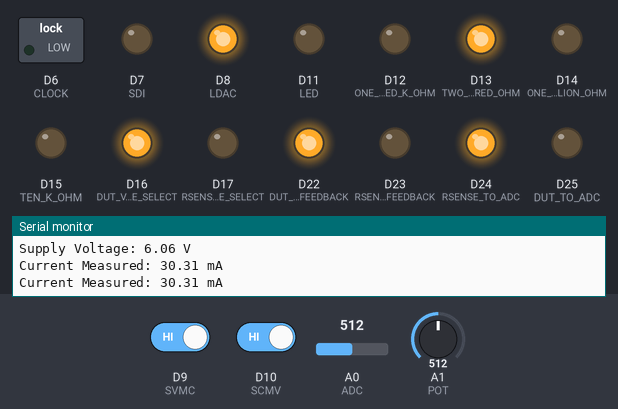
Recording of a sketch running on a simulated Arduino Due. Parts: switched loads named in the sketch (green lamp = pin HIGH), output pins drawn as LEDs (lit = HIGH), the last lines printed to the serial monitor. Dashed ring = blinking. Inputs (shaded band) come from the test bench; at power-on: D10 (SCMV) HIGH, D9 (SVMC) HIGH, A1 (POT) = 512, A0 (ADC) = 512 (analog values on the 0–1023 scale). Pins used as bus, display or sensor lines are not drawn.

Above: at 2.2 s.
2.3 s: D10 (SCMV) driven LOW
At 2.9 s:
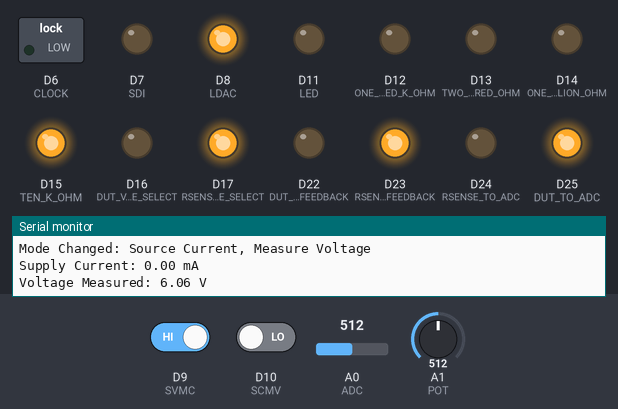
3.8 s: D9 (SVMC) driven LOW
At 4.08 s:
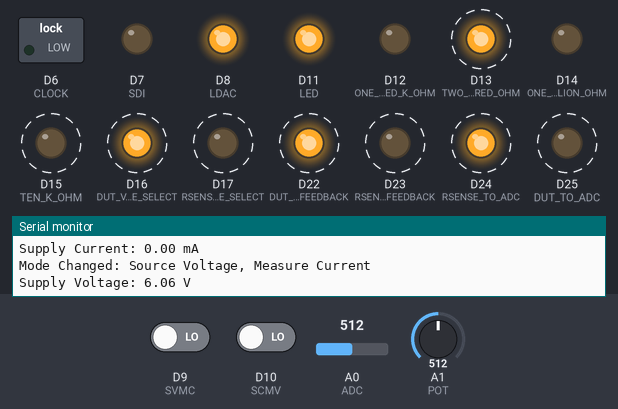
7.3 s: A1 (POT) set to 499
At 7.67 s:
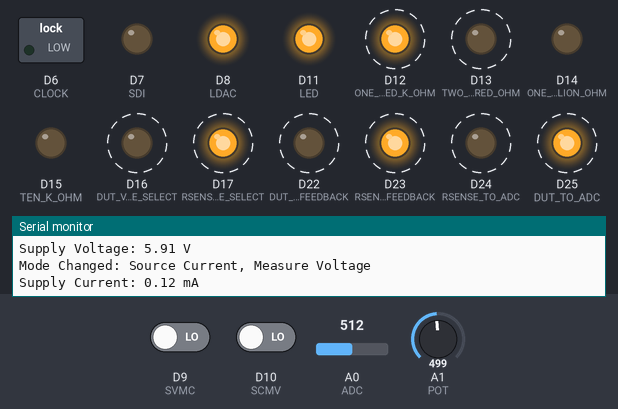
10.8 s: A1 (POT) set to 268
14.3 s: A1 (POT) set to 248
At 14.79 s:
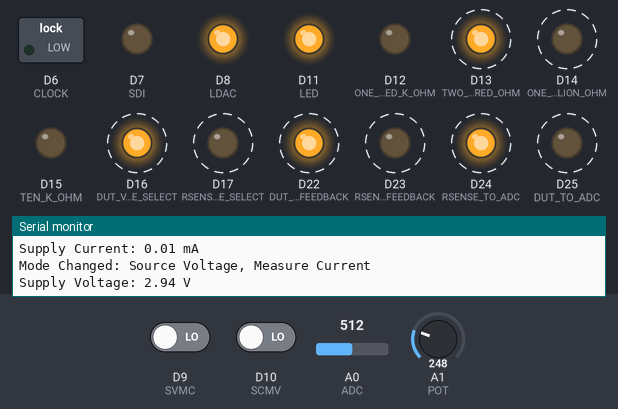
17.8 s: D9 (SVMC) driven HIGH
At 19.0 s:
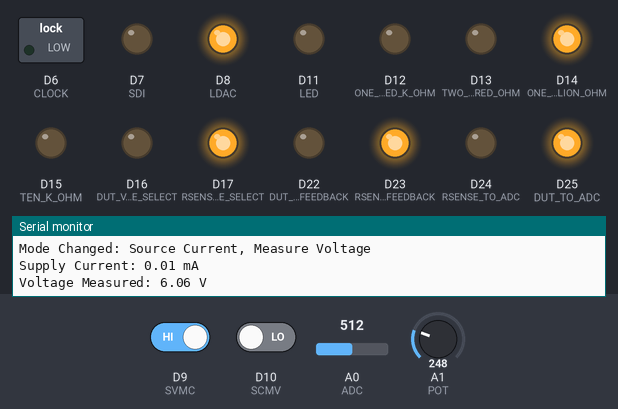
Timing chart, 0 to 20.4 s (numbered marks = the images above; inputs shaded):
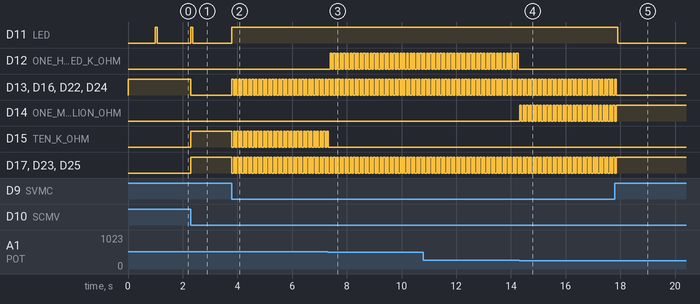

Measured:
- the behaviour switches between 512 and 511 on A1 (POT) (found by bisection; images 2 and 3)
- the behaviour switches between 256 and 255 on A1 (POT) (found by bisection; images 3 and 4)
- after the input at 2.3 s, D11 (LED): LOW → HIGH at once, → LOW 0.06 s later; D13 (TWO_HUNDRED_OHM), D16 (DUT_VOLTAGE_SELECT), D22 (DUT_TO_FEEDBACK), D24 (RSENSE_TO_ADC): HIGH → LOW at once; D15 (TEN_K_OHM), D17 (RSENSE_VOLTAGE_SELECT), D23 (RSENSE_TO_FEEDBACK), D25 (DUT_TO_ADC): LOW → HIGH at once
- after the input at 3.8 s, D11 (LED): LOW → HIGH at once; D13 (TWO_HUNDRED_OHM), D15 (TEN_K_OHM), D16 (DUT_VOLTAGE_SELECT), D17 (RSENSE_VOLTAGE_SELECT), D22 (DUT_TO_FEEDBACK), D23 (RSENSE_TO_FEEDBACK), D24 (RSENSE_TO_ADC), D25 (DUT_TO_ADC): alternates HIGH for 0.06 s and LOW for 0.06 s, starting at once
- after the input at 7.3 s, D12 (ONE_HUNDRED_K_OHM): alternates HIGH for 0.06 s and LOW for 0.06 s, starting after 0.09 s; D15 (TEN_K_OHM): goes on until 7.3 s, then stays LOW
- after the input at 14.3 s, D8 (LDAC): stays HIGH (without the input it goes to LOW after 3.5 s); D12 (ONE_HUNDRED_K_OHM): stops changing and stays LOW; D14 (ONE_MILLION_OHM): alternates HIGH for 0.06 s and LOW for 0.06 s, starting at once
- after the input at 17.8 s, D11 (LED): HIGH → LOW after 0.11 s; D13 (TWO_HUNDRED_OHM), D16 (DUT_VOLTAGE_SELECT), D22 (DUT_TO_FEEDBACK), D24 (RSENSE_TO_ADC): goes on until 17.9 s, then stays LOW; D14 (ONE_MILLION_OHM), D17 (RSENSE_VOLTAGE_SELECT), D23 (RSENSE_TO_FEEDBACK), D25 (DUT_TO_ADC): goes on until 17.9 s, then stays HIGH

The sketch:

SMU.ino
```cpp
#include <SPI.h>

// define GPIO pins
const uint8_t CS = 5;
const uint8_t CLOCK = 6;
const uint8_t SDI = 7;
const uint8_t LDAC = 8;

const uint8_t SVMC = 9;
const uint8_t SCMV = 10;

const uint8_t LED = 11;

const uint8_t TWO_HUNDRED_OHM = 13;
const uint8_t TEN_K_OHM = 15;
const uint8_t ONE_HUNDRED_K_OHM = 12;
const uint8_t ONE_MILLION_OHM = 14;

const uint8_t DUT_VOLTAGE_SELECT = 16;
const uint8_t RSENSE_VOLTAGE_SELECT = 17;

const uint8_t RSENSE_TO_ADC = 24;
const uint8_t RSENSE_TO_FEEDBACK = 23;
const uint8_t DUT_TO_FEEDBACK = 22;
const uint8_t DUT_TO_ADC = 25;

const uint8_t ADC = A0;
const uint8_t POT = A1;

// configure DAC
const uint16_t BUF = 1; // 0 for unbuffered, 1 for buffered
const uint16_t GA = 1; // 0 for 2X gain, 1 for 1X gain
const uint16_t SHDN_BIT = 1; // 0 for shutdown, 1 for normal operation
const uint8_t DAC_SETTINGS = (BUF << 6) | (GA << 5) | (SHDN_BIT << 4);
uint8_t byte0, byte1;
uint16_t pot_value;
uint16_t dac_input;

uint8_t smu_mode; // Mode 0 is SVMC, Mode 1 is SCMV
unsigned long time_last_mc, time_last_mv; // Keep track of the time of last measurement


/*
 * Given a digital DAC input, set the analog DAC output
 *
 * Args:
 *  input: 12 bit digital input of the DAC (0 to 4095)
 */
void set_dac_output(uint16_t input) {
  digitalWrite(LED, HIGH);
  SPI.beginTransaction(SPISettings(20000000, MSBFIRST, SPI_MODE0));
  digitalWrite(CS, LOW);
  byte0 = (DAC_SETTINGS | (input >> 8));
  byte1 = (input & 0xFF);
  SPI.transfer(byte0);
  SPI.transfer(byte1);
  digitalWrite(CS, HIGH);
  delay(5);
  digitalWrite(LDAC, LOW);
  delay(5);
  digitalWrite(LDAC, HIGH);
  SPI.endTransaction();
  delay(50);
  digitalWrite(LED, LOW);
}


/*
 * Set up the SMU to source voltage and measure current
 */
void set_svmc() {
  smu_mode = 0;
  pot_value = 0;
  digitalWrite(RSENSE_TO_FEEDBACK, LOW);
  digitalWrite(DUT_TO_ADC, LOW);
  digitalWrite(RSENSE_VOLTAGE_SELECT, LOW);
  digitalWrite(DUT_VOLTAGE_SELECT, HIGH);
  digitalWrite(TEN_K_OHM, LOW);
  digitalWrite(ONE_HUNDRED_K_OHM, LOW);
  digitalWrite(ONE_MILLION_OHM, LOW);
  digitalWrite(TWO_HUNDRED_OHM, HIGH);
  digitalWrite(DUT_TO_FEEDBACK, HIGH);
  digitalWrite(RSENSE_TO_ADC, HIGH);
  Serial.println("Mode Changed: Source Voltage, Measure Current");
 }


/*
 * Set up the SMU to source current and measure voltage
 */
void set_scmv() {
  smu_mode = 1;
  pot_value = 0;
  digitalWrite(DUT_TO_FEEDBACK, LOW);
  digitalWrite(RSENSE_TO_ADC, LOW);
  digitalWrite(DUT_VOLTAGE_SELECT, LOW);
  digitalWrite(RSENSE_VOLTAGE_SELECT, HIGH);
  digitalWrite(TWO_HUNDRED_OHM, LOW);
  digitalWrite(RSENSE_TO_FEEDBACK, HIGH);
  digitalWrite(DUT_TO_ADC, HIGH);
  Serial.println("Mode Changed: Source Current, Measure Voltage");
 }


void setup() {
  Serial.begin(9600);
  Serial.println("Starting SMU");

  time_last_mc = millis();
  time_last_mv = millis();

  SPI.setCS(CS);
  SPI.setSCK(CLOCK);
  SPI.setTX(SDI);

  pinMode(CS, OUTPUT);
  pinMode(CLOCK, OUTPUT);
  pinMode(SDI, OUTPUT);
  pinMode(LDAC, OUTPUT);
  pinMode(SVMC, INPUT);
  pinMode(SCMV, INPUT);
  pinMode(LED, OUTPUT);
  pinMode(TWO_HUNDRED_OHM, OUTPUT);
  pinMode(TEN_K_OHM, OUTPUT);
  pinMode(ONE_HUNDRED_K_OHM, OUTPUT);
  pinMode(ONE_MILLION_OHM, OUTPUT);
  pinMode(DUT_VOLTAGE_SELECT, OUTPUT);
  pinMode(RSENSE_VOLTAGE_SELECT, OUTPUT);
  pinMode(RSENSE_TO_ADC, OUTPUT);
  pinMode(RSENSE_TO_FEEDBACK, OUTPUT);
  pinMode(DUT_TO_FEEDBACK, OUTPUT);
  pinMode(DUT_TO_ADC, OUTPUT);
  pinMode(ADC, INPUT);
  pinMode(POT, INPUT);

  analogReadResolution(12);

  digitalWrite(LDAC, HIGH);

  SPI.begin();

  set_svmc();

  delay(1001);
}


void loop() {
  if (digitalRead(SVMC) == LOW && smu_mode == 1) {
    set_svmc();
  }
  else if (digitalRead(SCMV) == LOW && smu_mode == 0) {
    set_scmv();
  }

  if (abs(pot_value - analogRead(POT)) > 4) {
    pot_value = analogRead(POT);
    if (smu_mode == 0) {
      dac_input = pot_value;
      Serial.print("Supply Voltage: ");
      Serial.print(3.3 * dac_input / 4096.0 * ((12700 + 4750) / 4750.0));
      Serial.println(" V");
    }
    else {
      Serial.print("Supply Current: ");
      if (pot_value < 1024) {
        dac_input = pot_value * 4;
        digitalWrite(TWO_HUNDRED_OHM, LOW);
        digitalWrite(TEN_K_OHM, LOW);
        digitalWrite(ONE_HUNDRED_K_OHM, LOW);
        digitalWrite(ONE_MILLION_OHM, HIGH);
        Serial.print(dac_input * 3.3 / 4096.0 * ((12700 + 4750) / 4750.0) / 1000.0);
      }
      else if (pot_value < 2048) {
        dac_input = (pot_value - 1024) * 4;
        digitalWrite(TWO_HUNDRED_OHM, LOW);
        digitalWrite(TEN_K_OHM, LOW);
        digitalWrite(ONE_MILLION_OHM, LOW);
        digitalWrite(ONE_HUNDRED_K_OHM, HIGH);
        Serial.print(dac_input * 3.3 / 4096.0 * ((12700 + 4750) / 4750.0) / 100.0);
      }
      else if (pot_value < 3072) {
        dac_input = (pot_value - 2048) * 4;
        digitalWrite(TWO_HUNDRED_OHM, LOW);
        digitalWrite(ONE_HUNDRED_K_OHM, LOW);
        digitalWrite(ONE_MILLION_OHM, LOW);
        digitalWrite(TEN_K_OHM, HIGH);
        Serial.print(dac_input * 3.3 / 4096.0 * ((12700 + 4750) / 4750.0) / 10.0);
      }
      else {
        dac_input = (pot_value - 3072) * 4;
        digitalWrite(TEN_K_OHM, LOW);
        digitalWrite(ONE_HUNDRED_K_OHM, LOW);
        digitalWrite(ONE_MILLION_OHM, LOW);
        digitalWrite(TWO_HUNDRED_OHM, HIGH);
        Serial.print(dac_input * 3.3 / 4096.0 * ((12700 + 4750) / 4750.0) * 5.0);
      }
      Serial.println(" mA");
    }
    set_dac_output(dac_input);
  }

  if (smu_mode == 0 && (millis() - time_last_mc > 1000)) {
    time_last_mc = millis();
    Serial.print("Current Measured: ");
    Serial.print(analogRead(ADC) * (3.3 / 4096.0) * ((12700 + 4750) / 4750.0) / 200.0 * 1000.0);
    Serial.println(" mA");
  }
  else if (smu_mode == 1 && (millis() - time_last_mv > 1000)) {
    time_last_mv = millis();
    Serial.print("Voltage Measured: ");
    Serial.print(analogRead(ADC) * (3.3 / 4096.0) * ((12700 + 4750) / 4750.0));
    Serial.println(" V");
  }
}
```
